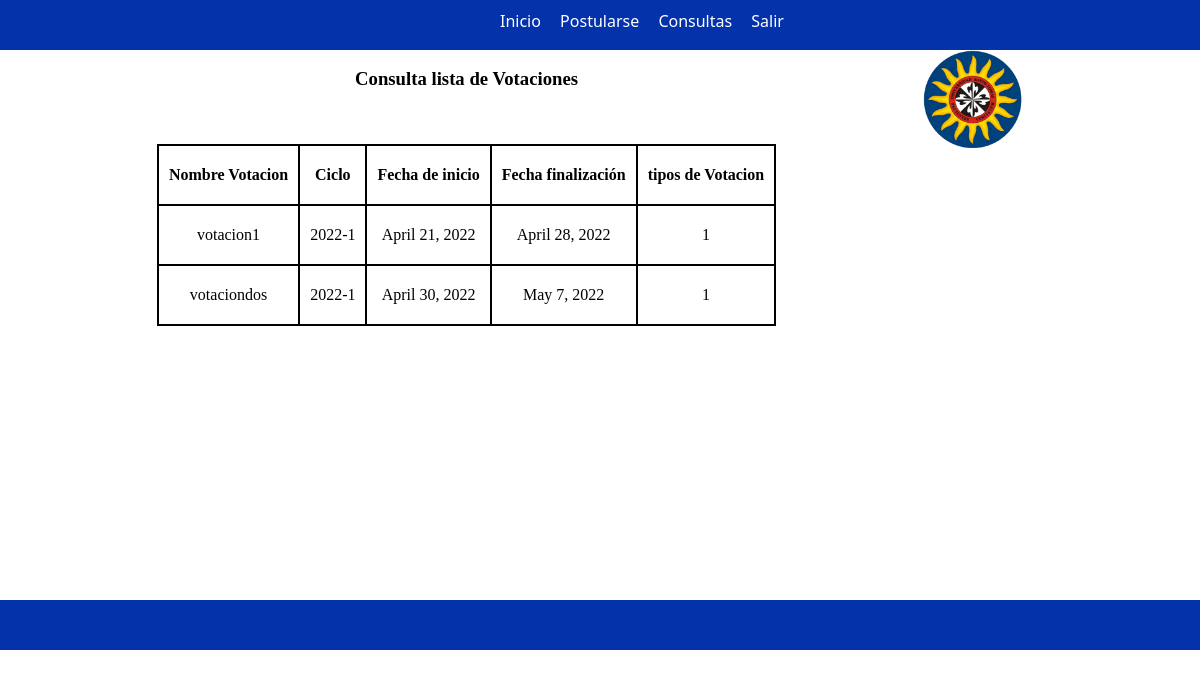
/listade-votaciones-est/, run on the app's committed database.
### app/models.py (models this page shows, shortened)
class Votacion (models.Model):
    nombre= models.CharField(max_length=45, null=False)
    tipo= models.ForeignKey(TipoVotacion,
        related_name='tipos_votaciones',
        on_delete=models.PROTECT
    )
    estado= models.ForeignKey(EstadoVotacion,
        related_name='estado_votaciones',
        on_delete=models.PROTECT
    )
    facultad= models.ForeignKey(Facultad,
        related_name='facultad_votaciones',
        null=False,
        on_delete=models.PROTECT
    )
    fechaInicio=models.DateField(auto_now=False, auto_now_add=False, null=True)
    fechaFinal=models.DateField(auto_now=False, auto_now_add=False,null=True)
    class Meta:
        app_label= 'app'

### app/views.py (the view)
# urls.py: path('listade-votaciones-est/', views.listade_votaciones_est, name='listade-votaciones-est'),
def listade_votaciones_est(request):
    lista22 = Votacion.objects.all()
    print(lista22)
    contexto ={
        'listade_votaciones2':lista22,
    }
    return render(request, 'app/listade-votaciones-est.html',contexto)

### app/templates/app/Listade-votaciones-est.html (shortened to what this page needs)
{% load static %}
<html lang="en">
<head>
    <link href="{% static 'app/css/estilo_consultavotacion.css' %}" rel="stylesheet">
</head>
<body>
      <div class="contenedor" >
        <div class="header">
          <ul id="menu">
            <li ><a href="{% url 'app:menu_estudiante' %}">Inicio</a></li>
            <li><a href="{% url 'app:postularse' %}">Postularse</a></li>
            <li><a href="{% url 'app:consult-estudiante' %}">Consultas</a></li>
            <li><a href="{% url 'app:ingresar' %}" id="profiles">Salir</a></li>
            </ul>
        </div>
            <div class="contenido">
                <br>
                <h3>Consulta lista de Votaciones</h2>
                <br><br>
                <br><br>
                <table>
                  <thead>
                    <tr>
                      <th>Nombre Votacion</th>
                      <th>Ciclo</th>
                      <th>Fecha de inicio</th>
                      <th>Fecha finalización</th>
                      <th>tipos de Votacion</th>
                    </tr>
                  </thead>
                  <tbody>
                    {%for lista22  in listade_votaciones2%}
                    <tr class="fila">
                      <td>{{lista22.nombre}}</td>
                      <td>2022-1</td>
                      <td>{{lista22.fechaInicio}}</td>
                      <td>{{lista22.fechaFinal}}</td>
                      <td>{{lista22.tipo_id}}</td>
                    </tr>
                    {% endfor %}
                  </tbody>
                </table>
                        <br>
          </div>
              <div class="contenido2">
                <img src="{% static 'app/image/Logotipo_USTA_Colombia.png' %}" alt="logo" width="100">              </div>
              <div class="footer"></div>
            </div>
</body>
</html>

### app/static/app/css/estilo_consultavotacion.css (style rules this page uses)
* { margin: 0; padding: 0; box-sizing: border-box; }
ul li { display: inline; margin-right: 15px; position: relative; left: 500px; top: 10px; }
ul a { text-decoration: none; background: #0432AA; color: #fff; }
.contenedor { background: rgb(255, 255, 255); width: auto; height: auto ; display: grid; grid-template: 50px 550px 50px / 1fr 0.3fr; }
.header { grid-row: 1 / 2; grid-column: 1 / 3; list-style-type: none; font-family: "Segoe UI", Tahoma, Geneva, Verdana, sans-serif; background: #0432AA; height: 50px; }
.contenido { background: #ffffff; grid-row: 2 /3; grid-column: 1 /2; justify-items: center; align-items: end; padding-left: 10px; }
.contenido2 { background: #ffffff; grid-row: 2 /3; grid-column: 2 /3; justify-items: center; align-items: end; }
.footer { background: #0432AA; grid-row: 3 / 4; grid-column: 1 / 3; }
table { margin: auto; }
table,th,td { border: 2px solid black; border-collapse: collapse; padding: 20px 10px; text-align: center; }
td { cursor: pointer; }
h3 { display:inline; }

### data on the page
Votacion: nombre "votacion1", fechaInicio "April 21, 2022", fechaFinal "April 28, 2022", tipo_id "1"
Votacion: nombre "votaciondos", fechaInicio "April 30, 2022", fechaFinal "May 7, 2022", tipo_id "1"
